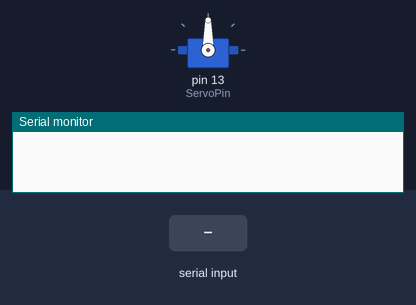
A sketch run on a simulated Arduino Uno, built with avr-gcc and run on an emulated ATmega328P. Shown: servo, the last lines printed to the serial monitor. Inputs (shaded band) come from the test bench.

Above: at 1.2 s.
1.3 s: "90,45\n" received over Serial
At 2.2 s:
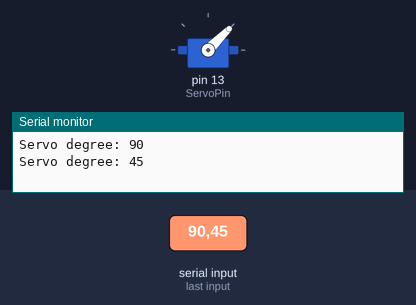
At 3.2 s:
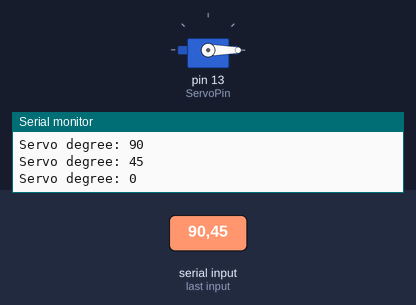
3.9 s: "30,150\n" received over Serial
At 4.4 s:
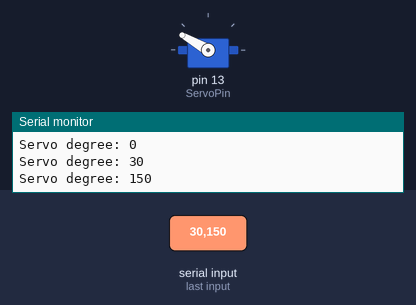
Timing chart, 0 to 6.9 s (numbered marks = the images above; inputs shaded):
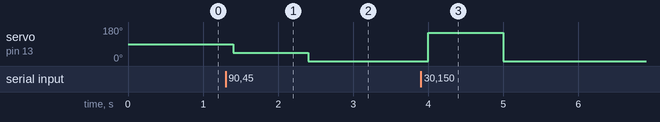

The sketch:

Servo_Test.ino
```cpp
#include <Servo.h>
Servo myservo;
int ServoPin = 13;
void setup()
{
  Serial.begin(9600);  //Set the baud rate
  pinMode(ServoPin, OUTPUT);
  myservo.attach(ServoPin);
}
void loop()
{
   while(Serial.available()) {
    int servo_angle = Serial.parseInt();
    if (servo_angle >= 0 && servo_angle <= 180) {
      myservo.write(servo_angle);
      Serial.print("Servo degree: ");
      Serial.println(servo_angle);
    //Control the servo to rotate the corresponding angle.
    }
  }
  delay(100);//Delayed 100 milliseconds
}
```

Measured:
- after the input at 1.3 s, servo on pin 13 (ServoPin): 90° → 45° after 0.10 s, → 0° 1.0 s later
- after the input at 3.9 s, servo on pin 13 (ServoPin): 0° → 150° after 0.10 s, → 0° 1.0 s later
